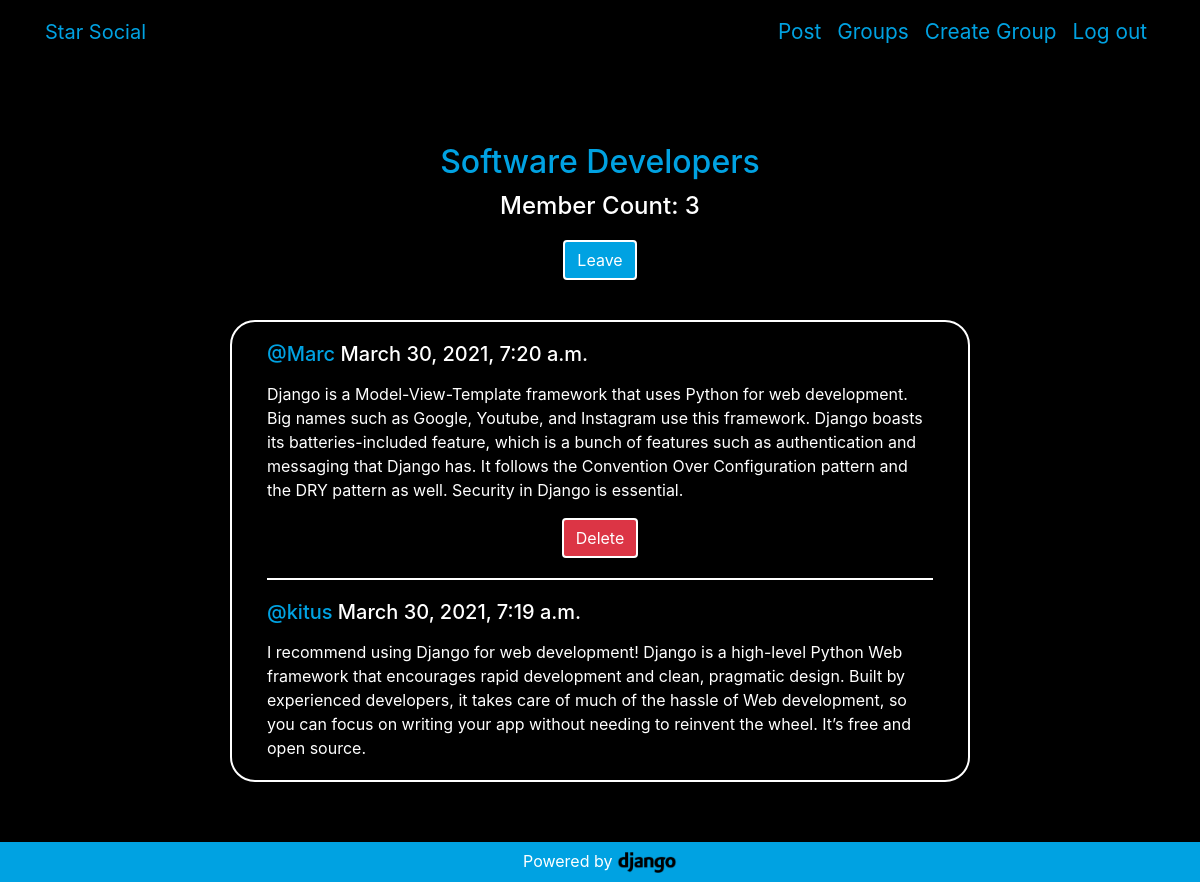
/groups/posts/in/software-developers/ (signed in), run on the app's committed database.
### groups/models.py (models this page shows, shortened)
class Group(models.Model):
    name = models.CharField(max_length=255, unique=True)
    slug = models.SlugField(allow_unicode=True,unique=True)
    description = models.TextField(blank=True,default='')
    description_html = models.TextField(editable=False,default='',blank=True)
    member = models.ManyToManyField(User,through='GroupMember')
    class Meta:
        ordering = ['name']

### posts/models.py (models this page shows, shortened)
class Post(models.Model):
    user = models.ForeignKey(User, related_name='posts', on_delete = models.CASCADE)
    created_at = models.DateTimeField(auto_now=True)
    message = models.TextField()
    message_html = models.TextField(editable=False)
    group = models.ForeignKey(Group, related_name='posts', null=True, blank=True, on_delete = models.CASCADE)
    class Meta:
        ordering = ['-created_at']
        unique_together = ['user', 'message']

### groups/views.py (the view)
# urls.py: path('posts/in/<slug:slug>/', views.SingleGroup.as_view(), name='single'),
class SingleGroup(generic.DetailView):
    model = Group

### groups/templates/groups/group_detail.html (shortened to what this page needs)
{% extends "groups/group_base.html" %}
{% block pregroup %}
<div class="container text-center">
  <h2 class="blue-color page-title">{{group.name}}</h2>
  <h4 class="page-subtitle">Member Count: {{group.member.count}}</h4>
  <div class="content">
    {% if user in group.member.all %}
      <a href="{% url 'groups:leave' slug=group.slug %}" class="btn my-button">Leave</a>
    {% else %}
      <a href="{% url 'groups:join' slug=group.slug %}" class="btn my-button"><span class="glyphicon glyphicon-ok-circle"></span>Join</a>
    {% endif %}
  </div>
</div>
{% endblock %}
{% block group_content %}
<div class="container list-container white-border col-md-8">
  {% if group.posts.count == 0 %}
    <div class="container text-center list-element">
      <h4>No posts in this group yet!</h4>
    </div>
  {% else %}
    {% for post in group.posts.all %}
    {% if forloop.last %}
  	<div class="list-element">
  	{% else %}
    <div class="white-border-bottom list-element">
    {% endif %}
      {% include "posts/_post.html" %}
    </div>
    {% endfor %}
  {% endif %}
</div>
{% endblock %}

### posts/templates/posts/_post.html
<h5>
  <span class="text-left">
    <a href="{%url 'posts:for_user' username=post.user.username%}" class="blue-color">@{{post.user.username}}</a>
  </span>
  <time class="time">
    {{post.created_at}}
  </time>
</h5>
<p>{{post.message_html|safe}}</p>
{% if user.is_authenticated and post.user == user and "delete" not in request.path %}
<div class="text-center last-subelement">
  <a href="{% url 'posts:delete' pk=post.pk %}" title="delete" class="btn btn-danger" style="border: solid white 2px;">
    <span class="">Delete</span>
  </a>
</div>
{% endif %}

### static/simplesocial/css/master.css (style rules this page uses)
body { margin: 0; background-color: black; color: white; overflow-x: hidden; }
a { color:white; }
.blue-color { color: #00A2E2; }
.white-border { border: solid white 2px; border-radius: 25px; }
.white-border-bottom { border-bottom: solid white 2px; }
.my-button { color:white; background-color: #00A2E2; border: solid white 2px; }
.page-title { margin-top: 80px; margin-bottom:10px; }
.page-subtitle { margin-bottom:20px; }
.list-container { margin-top: 40px; margin-bottom: 100px; width:50%; }
.list-element { margin:20px; }
.last-subelement { margin-bottom: 20px; color: white; }

### data on the page
Group: name "Software Developers", member.count "3"
Post: user.username "Marc", created_at "March 30, 2021, 7:20 a.m.", message_html "Django is a Model-View-Template framework that uses Python for web development. Big names such as Google, Youtube, and Instagram use this framework. Django boasts its batteries-included feature, which is a bunch of features such as authentication and messaging that Django has. It follows the Convention Over Configuration pattern and the DRY pattern as well. Security in Django is essential.", shows "Delete"
Post: user.username "kitus", created_at "March 30, 2021, 7:19 a.m.", message_html "I recommend using Django for web development! Django is a high-level Python Web framework that encourages rapid development and clean, pragmatic design. Built by experienced developers, it takes care of much of the hassle of Web development, so you can focus on writing your app without needing to reinvent the wheel. It’s free and open source."
